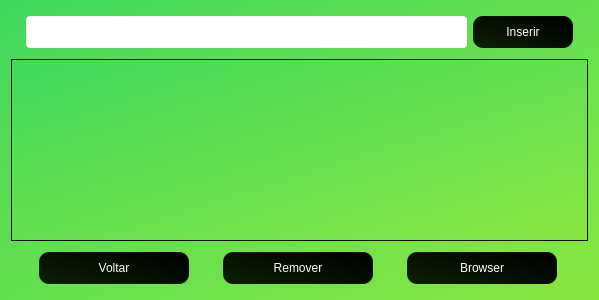
<?xml version="1.0" encoding="UTF-8"?>
<ui version="4.0">
 <class>resultSites</class>
 <widget class="QWidget" name="resultSites">
  <property name="geometry">
   <rect>
    <x>0</x>
    <y>0</y>
    <width>599</width>
    <height>300</height>
   </rect>
  </property>
  <property name="windowTitle">
   <string>Form</string>
  </property>
  <property name="styleSheet">
   <string notr="true">background-color: qlineargradient(spread:pad, x1:0, y1:0, x2:1, y2:1, stop:0 rgba(63, 217, 93, 255), stop:1 rgba(137, 230, 65, 255));</string>
  </property>
  <layout class="QVBoxLayout" name="verticalLayout">
   <item>
    <layout class="QHBoxLayout" name="horizontalLayout_2">
     <property name="leftMargin">
      <number>15</number>
     </property>
     <property name="topMargin">
      <number>5</number>
     </property>
     <property name="rightMargin">
      <number>15</number>
     </property>
     <property name="bottomMargin">
      <number>5</number>
     </property>
     <item>
      <widget class="QLineEdit" name="insertSites">
       <property name="minimumSize">
        <size>
         <width>0</width>
         <height>32</height>
        </size>
       </property>
       <property name="styleSheet">
        <string notr="true">background-color: rgb(255, 255, 255);
font: 9pt &quot;Arial&quot;;
border-radius: 4px;
padding: 4px;</string>
       </property>
      </widget>
     </item>
     <item>
      <widget class="QPushButton" name="insertSitesButton">
       <property name="sizePolicy">
        <sizepolicy hsizetype="Minimum" vsizetype="Preferred">
         <horstretch>0</horstretch>
         <verstretch>0</verstretch>
        </sizepolicy>
       </property>
       <property name="minimumSize">
        <size>
         <width>100</width>
         <height>32</height>
        </size>
       </property>
       <property name="maximumSize">
        <size>
         <width>150</width>
         <height>16777215</height>
        </size>
       </property>
       <property name="sizeIncrement">
        <size>
         <width>0</width>
         <height>32</height>
        </size>
       </property>
       <property name="styleSheet">
        <string notr="true">background-color: qlineargradient(spread:pad, x1:1, y1:0.074, x2:0, y2:0.966227, stop:0 rgba(0, 0, 0, 255), stop:0.9375 rgba(10, 29, 2, 255));
border-radius: 10px;
padding: 5px;
color: rgb(255, 255, 255);
font: 10pt &quot;Courier&quot;;</string>
       </property>
       <property name="text">
        <string>Inserir</string>
       </property>
      </widget>
     </item>
    </layout>
   </item>
   <item>
    <widget class="QListWidget" name="resultSitesList">
     <property name="styleSheet">
      <string notr="true">font: 10pt &quot;Arial&quot;;
padding: 7px;
border-radius: 4px;
background-color: rgb(255, 255, 255);

QScrollBar::vertical{
	
	background-color: rgb(0, 85, 0);
	width: 15px;
}</string>
     </property>
    </widget>
   </item>
   <item>
    <layout class="QHBoxLayout" name="horizontalLayout">
     <property name="topMargin">
      <number>5</number>
     </property>
     <property name="bottomMargin">
      <number>5</number>
     </property>
     <item>
      <widget class="QPushButton" name="backResultSites">
       <property name="minimumSize">
        <size>
         <width>100</width>
         <height>32</height>
        </size>
       </property>
       <property name="maximumSize">
        <size>
         <width>150</width>
         <height>32</height>
        </size>
       </property>
       <property name="styleSheet">
        <string notr="true">background-color: qlineargradient(spread:pad, x1:1, y1:0.074, x2:0, y2:0.966227, stop:0 rgba(0, 0, 0, 255), stop:0.9375 rgba(10, 29, 2, 255));
border-radius: 10px;
padding: 5px;
color: rgb(255, 255, 255);
font: 10pt &quot;Courier&quot;;</string>
       </property>
       <property name="text">
        <string>Voltar</string>
       </property>
      </widget>
     </item>
     <item>
      <widget class="QPushButton" name="removeResultSites">
       <property name="minimumSize">
        <size>
         <width>150</width>
         <height>32</height>
        </size>
       </property>
       <property name="maximumSize">
        <size>
         <width>150</width>
         <height>32</height>
        </size>
       </property>
       <property name="styleSheet">
        <string notr="true">background-color: qlineargradient(spread:pad, x1:1, y1:0.074, x2:0, y2:0.966227, stop:0 rgba(0, 0, 0, 255), stop:0.9375 rgba(10, 29, 2, 255));
border-radius: 10px;
padding: 5px;
color: rgb(255, 255, 255);
font: 10pt &quot;Courier&quot;;</string>
       </property>
       <property name="text">
        <string>Remover</string>
       </property>
      </widget>
     </item>
     <item>
      <widget class="QPushButton" name="browserResultSites">
       <property name="minimumSize">
        <size>
         <width>100</width>
         <height>32</height>
        </size>
       </property>
       <property name="maximumSize">
        <size>
         <width>150</width>
         <height>32</height>
        </size>
       </property>
       <property name="styleSheet">
        <string notr="true">background-color: qlineargradient(spread:pad, x1:1, y1:0.074, x2:0, y2:0.966227, stop:0 rgba(0, 0, 0, 255), stop:0.9375 rgba(10, 29, 2, 255));
border-radius: 10px;
padding: 5px;
color: rgb(255, 255, 255);
font: 10pt &quot;Courier&quot;;</string>
       </property>
       <property name="text">
        <string>Browser</string>
       </property>
      </widget>
     </item>
    </layout>
   </item>
  </layout>
 </widget>
 <resources/>
 <connections>
  <connection>
   <sender>removeResultSites</sender>
   <signal>clicked()</signal>
   <receiver>resultSitesList</receiver>
   <slot>clearSelection()</slot>
   <hints>
    <hint type="sourcelabel">
     <x>241</x>
     <y>264</y>
    </hint>
    <hint type="destinationlabel">
     <x>203</x>
     <y>175</y>
    </hint>
   </hints>
  </connection>
  <connection>
   <sender>backResultSites</sender>
   <signal>clicked()</signal>
   <receiver>resultSites</receiver>
   <slot>hide()</slot>
   <hints>
    <hint type="sourcelabel">
     <x>98</x>
     <y>274</y>
    </hint>
    <hint type="destinationlabel">
     <x>8</x>
     <y>36</y>
    </hint>
   </hints>
  </connection>
 </connections>
</ui>
